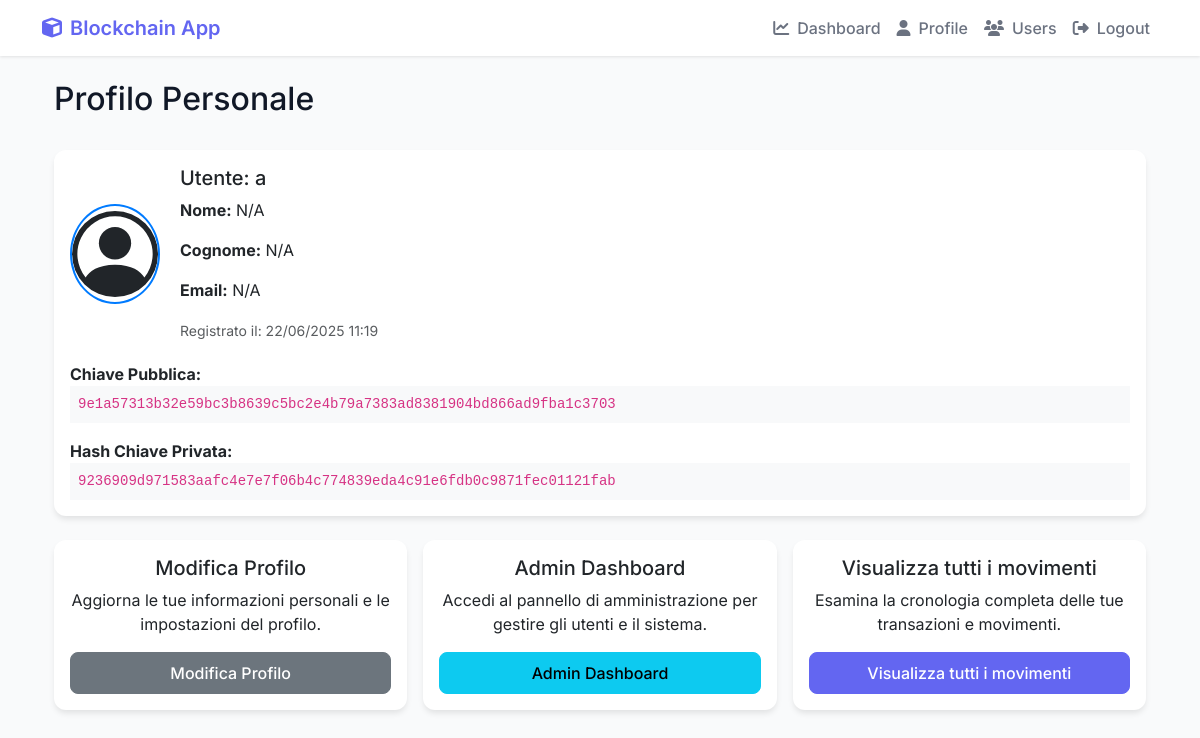
The page /profile/ (signed in) on the database as committed earlier.
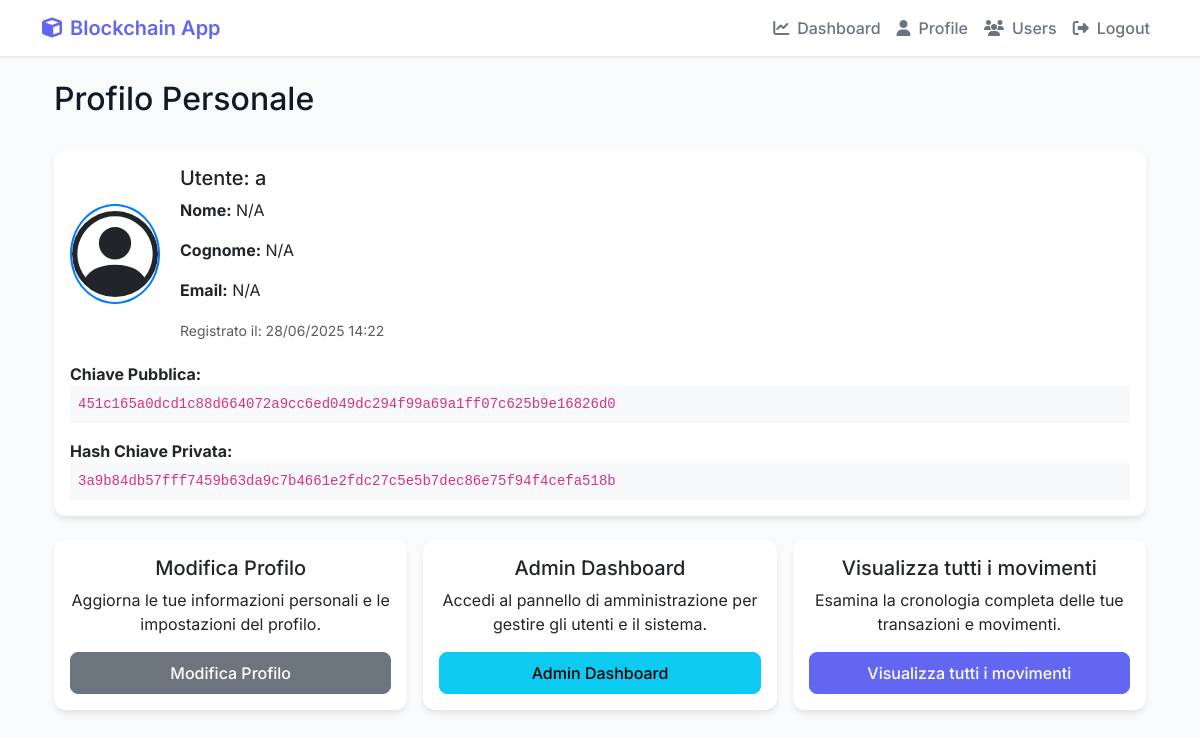
The same page on the database as committed later.
### Cripto1/models.py (models this page shows, shortened)
class UserProfile(models.Model):
    user = models.OneToOneField(User, on_delete=models.CASCADE)
    user_key = models.CharField(max_length=255, unique=True) # Keep as a unique identifier (can be hash of public key)
    public_key = models.TextField(null=True, blank=True) # Allow null for existing rows
    private_key = EncryptedTextField(null=True, blank=True) # Allow null for existing rows
    balance = models.FloatField(default=0.0)
    created_at = models.DateTimeField(auto_now_add=True)
    profile_picture = models.ImageField(upload_to='profile_pics/', blank=True, null=True)
    @property
    def private_key_hash(self):
        if self.private_key:
            return hashlib.sha256(self.private_key.encode()).hexdigest()
        return None

### Cripto1/views.py (the view)
# urls.py: path('profile/', views.personal_profile, name='personal_profile'),
@login_required
def personal_profile(request, reset_private_key_message=None):
    user_profile = UserProfile.objects.get(user=request.user)
    if not user_profile.public_key or not user_profile.private_key:
        user_profile.generate_key_pair()
        user_profile.refresh_from_db()
    recent_transactions = Transaction.objects.filter(
        models.Q(sender=request.user) |
        models.Q(receiver=request.user)
    ).order_by('-timestamp')[:5] # Limit to 5 recent transactions
    processed_recent_transactions = []
    for tx in recent_transactions:
        tx.timestamp_datetime = datetime.datetime.fromtimestamp(tx.timestamp)
        if tx.receiver == request.user:
            tx.direction = 'Ricevuta'
        elif tx.sender == request.user:
            tx.direction = 'Inviata'
        else:
            tx.direction = 'Sconosciuta'
        processed_recent_transactions.append(tx)
    context = {
        'user_profile': user_profile,
        'recent_transactions': processed_recent_transactions,
        'reset_private_key_message': reset_private_key_message,
    }
    return render(request, 'Cripto1/personal_profile.html', context)

### Cripto1/templates/Cripto1/personal_profile.html (shortened to what this page needs)
{% extends 'Cripto1/base.html' %}
{% block content %}
<div class="container mt-4">
    <div class="d-flex justify-content-between align-items-center mb-4">
        <h2>Profilo Personale</h2>
    </div>
    <div class="card mb-4">
        <div class="card-body">
            <div class="profile-header">
                <div class="profile-info">
                    <h5 class="card-title">Utente: {{ user_profile.user.username }}</h5>
                    <p class="card-text">
                        <strong>Nome:</strong> {{ user_profile.user.first_name|default:"N/A" }}
                    </p>
                    <p class="card-text">
                        <strong>Cognome:</strong> {{ user_profile.user.last_name|default:"N/A" }}
                    </p>
                     <p class="card-text">
                        <strong>Email:</strong> {{ user_profile.user.email|default:"N/A" }}
                    </p>
                     <p class="card-text">
                        <small class="text-muted">Registrato il: {{ user_profile.created_at|date:"d/m/Y H:i" }}</small>
                    </p>
                </div>
            </div>
            <p class="card-text">
                <strong>Chiave Pubblica:</strong><br>
                <code class="bg-light p-2 d-block text-break">{{ user_profile.user_key }}</code>
            </p>
            <p class="card-text">
                <strong>Hash Chiave Privata:</strong><br>
                {% if user_profile.private_key_hash %}
                    <code class="bg-light p-2 d-block text-break">{{ user_profile.private_key_hash }}</code>
                {% else %}
                    <span class="text-danger">Nessuna chiave privata trovata.</span>
                {% endif %}
            </p>
        </div>
    </div>
    <div class="action-cards">
        <div class="card text-center mb-3">
            <div class="card-body d-flex flex-column">
                <h5 class="card-title">Modifica Profilo</h5>
                <p class="card-text">Aggiorna le tue informazioni personali e le impostazioni del profilo.</p>
                <a href="{% url 'Cripto1:edit_profile' %}" class="btn btn-secondary mt-auto">Modifica Profilo</a>
            </div>
        </div>
        {% if user.is_staff or user.is_superuser %}
        <div class="card text-center mb-3">
            <div class="card-body d-flex flex-column">
                <h5 class="card-title">Admin Dashboard</h5>
                <p class="card-text">Accedi al pannello di amministrazione per gestire gli utenti e il sistema.</p>
                <a href="{% url 'Cripto1:admin_dashboard' %}" class="btn btn-info mt-auto">Admin Dashboard</a>
            </div>
        </div>
        {% endif %}
        <div class="card text-center mb-3">
            <div class="card-body d-flex flex-column">
                <h5 class="card-title">Visualizza tutti i movimenti</h5>
                <p class="card-text">Esamina la cronologia completa delle tue transazioni e movimenti.</p>
                <a href="{% url 'Cripto1:all_transactions' %}" class="btn btn-primary mt-auto">Visualizza tutti i movimenti</a>
            </div>
        </div>
    </div>
</div>
{% endblock %}

Rows that differ between the two databases and show on the page:
changed UserProfile: created_at "22/06/2025 11:19" → "28/06/2025 14:22"; user_key "9e1a57313b32e59bc3b8639c5bc2e4b79a7383ad8381904bd866ad9fba1c3703" → "451c165a0dcd1c88d664072a9cc6ed049dc294f99a69a1ff07c625b9e16826d0"; private_key_hash "9236909d971583aafc4e7e7f06b4c774839eda4c91e6fdb0c9871fec01121fab" → "3a9b84db57fff7459b63da9c7b4661e2fdc27c5e5b7dec86e75f94f4cefa518b"
